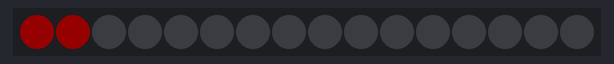
The sketch below on a simulated Arduino Uno, built with avr-gcc and run on an emulated ATmega328P. Parts: 16 RGB LEDs in strip order, left to right. Dim RGB values are drawn brighter than linear.

Above: at 0.15 s.
At 13.4 s:
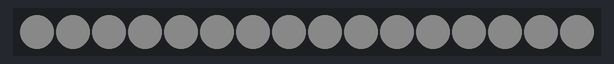
At 36.1 s:
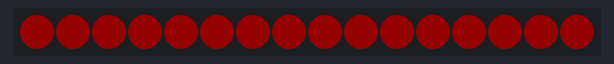

The sketch:

POVision.ino
```cpp
//https://learn.adafruit.com/adafruit-neopixel-uberguide/arduino-library-use
#include <Adafruit_NeoPixel.h>
#ifdef __AVR__
#include <avr/power.h>
#endif

#define PIN 9
#define NUM_LEDS 16
#define BRIGHTNESS 20

Adafruit_NeoPixel strip = Adafruit_NeoPixel(NUM_LEDS, PIN, NEO_GRB + NEO_KHZ800);

void setup() {
  strip.setBrightness(BRIGHTNESS);
  strip.begin();
  strip.show(); // Initialize all pixels to 'off'
}

int pos = 0;
_Bool forward = true;
int width = 128;
uint8_t wait = 30;


//void loop() {
//  if (forward) {
//    pos++;
//    for (int i = 0; i < width; i++) {
//      strip.setPixelColor(pos + i, 255 - 10 * i, 0, 0);
//    }
//    strip.setPixelColor(pos - width, 0, 0, 0);
//    if (pos > NUM_LEDS + width) {
//      forward = false;
//    }
//  } else {
//    pos--;
//    for (int i = 0; i < width; i++) {
//      strip.setPixelColor(pos - i, 255 - 10 * i, 0, 0);
//    }
//    strip.setPixelColor(pos + width, 0, 0, 0);
//    if (pos < 0) {
//      forward = true;
//    }
//  }
//  strip.show();
//  delay(wait);
//}


// rainbow wave
void loop() {
  if (forward) {
    pos++;
    for (int i = 0; i < width; i++) {
      if (i < width) {
        strip.setPixelColor(pos - i, 255 -  i, i,  i);
      } else {
        strip.setPixelColor(pos - i, 255 - i, 255 - i, i);
      }
    }
    if (pos > NUM_LEDS + width) {
      forward = false;
    }
  } else {
    pos--;
    for (int i = 0; i < width; i++) {
      if (i < width) {
        strip.setPixelColor(pos - i, 255 - i,  i,  i);
      } else {
        strip.setPixelColor(pos - i, 255 - i, 255 - i, i);
      }
    }
    if (pos < 0) {
      forward = true;
    }
  }
  strip.show();
  delay(wait);
}
//
//int countBinary = 0;
//int SCALE = 11;
//int GAP = 3;
//void loop() {
//  countBinary++;
//  for (int i = 0; i < 20; i++)
//  {
//    if (bitRead(countBinary, i) == 1)
//    {
//      for (int j = 0; j < SCALE-GAP; j++){
//        strip.setPixelColor(i*SCALE+j, colorRed, colorGreen, colorBlue);
//      }
//    }
//    else
//    {
//      for (int j = 0; j < SCALE-GAP; j++){
//        strip.setPixelColor(i*SCALE+j, 0, 0, 0);
//      }
//    }
//  }
//  strip.show();
//  delay(100);
//}
```
